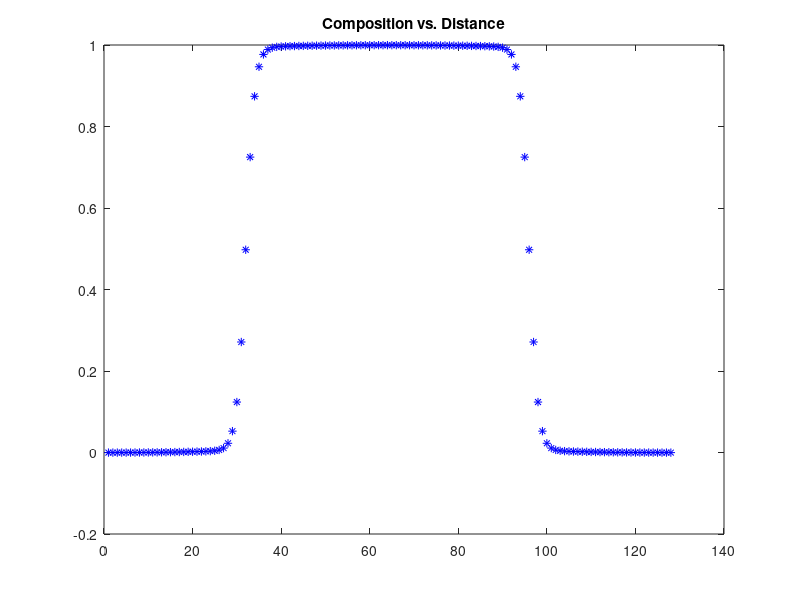

Source code (MATLAB): (Note: this script raises an error after producing the figure.)
%% Numerical Solution
clear all;
D=1.0;dt=0.01;N=128;
A=1.0;kappa=1.0;nstep=8000;
col_labels={'width_spec';'width_analytical'}; 

% Declarations
conc=zeros(N,1);

% Initial profile
for i=1:N
    if (i>N/4 && i<3*N/4)
        conc(i)=1;
    end
    if ((i==N/4) || (i==3*N/4))
        conc(i)=0.5;
    end
end

% Define g
g=zeros(N,1);


% Periodic Boundary
halfN=N/2;
delk=2*pi/N;

% Evolve the profile

for p=1:nstep   
    % Define g
    g=2*A*conc.*(1-conc).*(1-2*conc);
    
    % FFT
    c_hat=fft(conc);
    g_hat=fft(g);
    
    for i=1:N
        %Periodic Boundary Condition
        if ((i) <= halfN)
            k=(i)*delk;
        end
        
        if ((i) > halfN)
            k=(i-N)*delk;
        end
        
        k2=k*k;
        k4=k2*k2;
        
        c_hat(i)=(c_hat(i)-dt*k2*g_hat(i))/(1+2*k4*dt);
    end
    
    conc=real(ifft(c_hat));

end
plot(conc,'*b')
title('Composition vs. Distance')

%% Calculating c_prime and interfacial width
c_prime=get_diff(conc, 1);
clf;
plot(c_prime);
ylabel('$\displaystyle\frac{dc}{dx}$','interpreter','latex')
xlabel('N'), title('Variation of slope')
[slope_val, slope_ind]=get_slope_val(c_prime);
y0=conc(slope_ind);
x0=slope_ind;
m=slope_val;
c0=y0-m*x0;
width_spec=get_width(m, c0, 1, 0);

%% Analytical solution
x3=conc_analytical(0.1);
x4=conc_analytical(0.9);
width_analytical=x4-x3;

% Collecting Interfacial results
width_data=[width_spec;width_analytical];
table(col_labels, width_data)

%% Functions

% Solve Analytical Equation
function x_value = conc_analytical(c1)
x_value=2*atanh(2*c1-1);
end

% Get c_prime when input is conc
function diff_vector = get_diff(conc_vector, dx)
N=numel(conc_vector);
diff_vector=zeros(1,N);
for i=1:N
    w=i-1;
    e=i+1;
    if(w<1)
        w=w+1;
    end
    if(e>N)
        e=e-1;
    end
    diff_vector(i)=(conc_vector(e)-conc_vector(w))/2*dx;
end
end

% Get max value of slope and index of max_value until N/2
function [slope_val, slope_ind] = get_slope_val(c_prime_vec)
val_max=-inf;
max_ind=0;
N=numel(c_prime_vec)/2; % because calc is only for first half of profile
for i=1:N
    if (c_prime_vec(i)>val_max)
        val_max=c_prime_vec(i);
        max_ind=i;
    end
end
slope_val=val_max;
slope_ind=max_ind;
end

% calculate interfacial width
function width=get_width(slope, const, lim_max, lim_min)
x1=(lim_min-const)/slope;
x2=(lim_max-const)/slope;
width=x2-x1;
end
